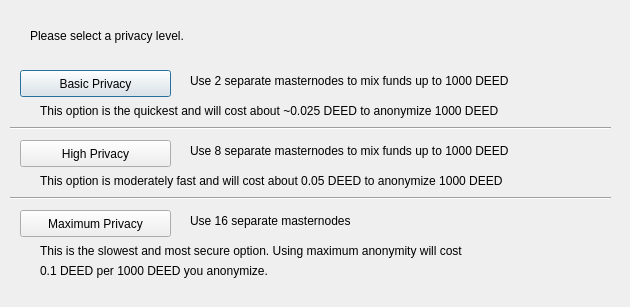
<?xml version="1.0" encoding="UTF-8"?>
<ui version="4.0">
 <class>DarksendConfig</class>
 <widget class="QDialog" name="DarksendConfig">
  <property name="geometry">
   <rect>
    <x>0</x>
    <y>0</y>
    <width>630</width>
    <height>307</height>
   </rect>
  </property>
  <property name="windowTitle">
   <string>Configure PrivateSend</string>
  </property>
  <widget class="QPushButton" name="buttonBasic">
   <property name="geometry">
    <rect>
     <x>20</x>
     <y>70</y>
     <width>151</width>
     <height>27</height>
    </rect>
   </property>
   <property name="text">
    <string>Basic Privacy</string>
   </property>
  </widget>
  <widget class="QPushButton" name="buttonHigh">
   <property name="geometry">
    <rect>
     <x>20</x>
     <y>140</y>
     <width>151</width>
     <height>27</height>
    </rect>
   </property>
   <property name="text">
    <string>High Privacy</string>
   </property>
  </widget>
  <widget class="QPushButton" name="buttonMax">
   <property name="geometry">
    <rect>
     <x>20</x>
     <y>210</y>
     <width>151</width>
     <height>27</height>
    </rect>
   </property>
   <property name="text">
    <string>Maximum Privacy</string>
   </property>
  </widget>
  <widget class="QLabel" name="label">
   <property name="geometry">
    <rect>
     <x>30</x>
     <y>20</y>
     <width>571</width>
     <height>31</height>
    </rect>
   </property>
   <property name="text">
    <string>Please select a privacy level.</string>
   </property>
  </widget>
  <widget class="QLabel" name="label_2">
   <property name="geometry">
    <rect>
     <x>190</x>
     <y>70</y>
     <width>421</width>
     <height>21</height>
    </rect>
   </property>
   <property name="text">
    <string>Use 2 separate masternodes to mix funds up to 1000 DEED</string>
   </property>
  </widget>
  <widget class="QLabel" name="label_3">
   <property name="geometry">
    <rect>
     <x>190</x>
     <y>140</y>
     <width>411</width>
     <height>21</height>
    </rect>
   </property>
   <property name="text">
    <string>Use 8 separate masternodes to mix funds up to 1000 DEED</string>
   </property>
  </widget>
  <widget class="QLabel" name="label_4">
   <property name="geometry">
    <rect>
     <x>190</x>
     <y>210</y>
     <width>421</width>
     <height>21</height>
    </rect>
   </property>
   <property name="text">
    <string>Use 16 separate masternodes</string>
   </property>
  </widget>
  <widget class="QLabel" name="label_6">
   <property name="geometry">
    <rect>
     <x>40</x>
     <y>100</y>
     <width>561</width>
     <height>21</height>
    </rect>
   </property>
   <property name="text">
    <string>This option is the quickest and will cost about ~0.025 DEED to anonymize 1000 DEED</string>
   </property>
  </widget>
  <widget class="QLabel" name="label_7">
   <property name="geometry">
    <rect>
     <x>40</x>
     <y>170</y>
     <width>561</width>
     <height>21</height>
    </rect>
   </property>
   <property name="text">
    <string>This option is moderately fast and will cost about 0.05 DEED to anonymize 1000 DEED</string>
   </property>
  </widget>
  <widget class="QLabel" name="label_8">
   <property name="geometry">
    <rect>
     <x>40</x>
     <y>240</y>
     <width>561</width>
     <height>21</height>
    </rect>
   </property>
   <property name="text">
    <string>This is the slowest and most secure option. Using maximum anonymity will cost</string>
   </property>
  </widget>
  <widget class="QLabel" name="label_9">
   <property name="geometry">
    <rect>
     <x>40</x>
     <y>260</y>
     <width>561</width>
     <height>21</height>
    </rect>
   </property>
   <property name="text">
    <string>0.1 DEED per 1000 DEED you anonymize.</string>
   </property>
  </widget>
  <widget class="Line" name="line">
   <property name="geometry">
    <rect>
     <x>10</x>
     <y>120</y>
     <width>601</width>
     <height>16</height>
    </rect>
   </property>
   <property name="orientation">
    <enum>Qt::Horizontal</enum>
   </property>
  </widget>
  <widget class="Line" name="line_2">
   <property name="geometry">
    <rect>
     <x>10</x>
     <y>190</y>
     <width>601</width>
     <height>16</height>
    </rect>
   </property>
   <property name="orientation">
    <enum>Qt::Horizontal</enum>
   </property>
  </widget>
 </widget>
 <resources/>
 <connections/>
</ui>
